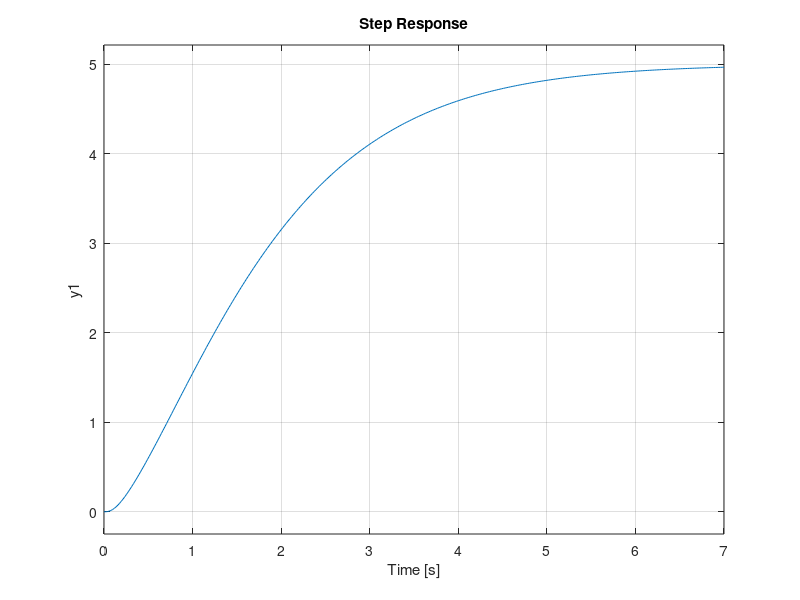

MATLAB code for this plot: (Note: this script raises an error after producing the figure.)
clear all
close all

s=tf('s');

F=(5*(1+s/4))/((1+s)^2*(1+s/16)^2);
damp(F)
step(F)

Kf=5;
thetaf=0.22;
tauf=2-thetaf;
Fapprox=(Kf*exp(-thetaf*s))/(1+tauf*s)
figure, step(F, Fapprox)

Kp=(1.2*tauf)/(Kf*thetaf);
Ti=2*thetaf;
Td=0.5*thetaf;
N=10;

PID=Kp*(1+1/(Ti*s)+(Td*s)/(1+Td*s/N))

W=feedback(PID*F, 1);
figure, margin(W)
figure, step(W)